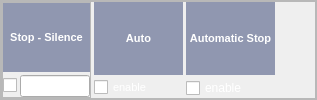
       <widget class="QFrame" name="frame_16">
        <property name="frameShape">
         <enum>QFrame::StyledPanel</enum>
        </property>
        <property name="frameShadow">
         <enum>QFrame::Raised</enum>
        </property>
        <layout class="QGridLayout" name="gridLayout_20">
         <property name="leftMargin">
          <number>0</number>
         </property>
         <property name="topMargin">
          <number>0</number>
         </property>
         <property name="rightMargin">
          <number>0</number>
         </property>
         <property name="bottomMargin">
          <number>0</number>
         </property>
         <item row="0" column="0" colspan="3">
          <widget class="QFrame" name="frame_15">
           <property name="frameShape">
            <enum>QFrame::StyledPanel</enum>
           </property>
           <property name="frameShadow">
            <enum>QFrame::Raised</enum>
           </property>
           <layout class="QGridLayout" name="gridLayout_19" columnstretch="1,1,1,0">
            <property name="leftMargin">
             <number>0</number>
            </property>
            <property name="topMargin">
             <number>0</number>
            </property>
            <property name="rightMargin">
             <number>0</number>
            </property>
            <property name="bottomMargin">
             <number>0</number>
            </property>
            <property name="spacing">
             <number>3</number>
            </property>
            <item row="1" column="1">
             <widget class="QCheckBox" name="checkBox_audioparams">
              <property name="palette">
               <palette>
                <active>
                 <colorrole role="WindowText">
                  <brush brushstyle="SolidPattern">
                   <color alpha="255">
                    <red>255</red>
                    <green>255</green>
                    <blue>255</blue>
                   </color>
                  </brush>
                 </colorrole>
                </active>
                <inactive>
                 <colorrole role="WindowText">
                  <brush brushstyle="SolidPattern">
                   <color alpha="255">
                    <red>255</red>
                    <green>255</green>
                    <blue>255</blue>
                   </color>
                  </brush>
                 </colorrole>
                </inactive>
                <disabled>
                 <colorrole role="WindowText">
                  <brush brushstyle="SolidPattern">
                   <color alpha="255">
                    <red>120</red>
                    <green>120</green>
                    <blue>120</blue>
                   </color>
                  </brush>
                 </colorrole>
                </disabled>
               </palette>
              </property>
              <property name="font">
               <font>
                <pointsize>8</pointsize>
                <weight>50</weight>
                <bold>false</bold>
               </font>
              </property>
              <property name="text">
               <string>enable</string>
              </property>
             </widget>
            </item>
            <item row="0" column="2">
             <widget class="QLabel" name="label_34">
              <property name="palette">
               <palette>
                <active>
                 <colorrole role="WindowText">
                  <brush brushstyle="SolidPattern">
                   <color alpha="255">
                    <red>255</red>
                    <green>255</green>
                    <blue>255</blue>
                   </color>
                  </brush>
                 </colorrole>
                 <colorrole role="Base">
                  <brush brushstyle="SolidPattern">
                   <color alpha="255">
                    <red>255</red>
                    <green>255</green>
                    <blue>255</blue>
                   </color>
                  </brush>
                 </colorrole>
                 <colorrole role="Window">
                  <brush brushstyle="SolidPattern">
                   <color alpha="255">
                    <red>144</red>
                    <green>151</green>
                    <blue>176</blue>
                   </color>
                  </brush>
                 </colorrole>
                </active>
                <inactive>
                 <colorrole role="WindowText">
                  <brush brushstyle="SolidPattern">
                   <color alpha="255">
                    <red>255</red>
                    <green>255</green>
                    <blue>255</blue>
                   </color>
                  </brush>
                 </colorrole>
                 <colorrole role="Base">
                  <brush brushstyle="SolidPattern">
                   <color alpha="255">
                    <red>255</red>
                    <green>255</green>
                    <blue>255</blue>
                   </color>
                  </brush>
                 </colorrole>
                 <colorrole role="Window">
                  <brush brushstyle="SolidPattern">
                   <color alpha="255">
                    <red>144</red>
                    <green>151</green>
                    <blue>176</blue>
                   </color>
                  </brush>
                 </colorrole>
                </inactive>
                <disabled>
                 <colorrole role="WindowText">
                  <brush brushstyle="SolidPattern">
                   <color alpha="255">
                    <red>120</red>
                    <green>120</green>
                    <blue>120</blue>
                   </color>
                  </brush>
                 </colorrole>
                 <colorrole role="Base">
                  <brush brushstyle="SolidPattern">
                   <color alpha="255">
                    <red>144</red>
                    <green>151</green>
                    <blue>176</blue>
                   </color>
                  </brush>
                 </colorrole>
                 <colorrole role="Window">
                  <brush brushstyle="SolidPattern">
                   <color alpha="255">
                    <red>144</red>
                    <green>151</green>
                    <blue>176</blue>
                   </color>
                  </brush>
                 </colorrole>
                </disabled>
               </palette>
              </property>
              <property name="font">
               <font>
                <pointsize>8</pointsize>
                <weight>75</weight>
                <bold>true</bold>
               </font>
              </property>
              <property name="autoFillBackground">
               <bool>true</bool>
              </property>
              <property name="text">
               <string>Automatic Stop</string>
              </property>
              <property name="alignment">
               <set>Qt::AlignCenter</set>
              </property>
             </widget>
            </item>
            <item row="1" column="2">
             <widget class="QCheckBox" name="checkBox_autostop">
              <property name="palette">
               <palette>
                <active>
                 <colorrole role="WindowText">
                  <brush brushstyle="SolidPattern">
                   <color alpha="255">
                    <red>255</red>
                    <green>255</green>
                    <blue>255</blue>
                   </color>
                  </brush>
                 </colorrole>
                </active>
                <inactive>
                 <colorrole role="WindowText">
                  <brush brushstyle="SolidPattern">
                   <color alpha="255">
                    <red>255</red>
                    <green>255</green>
                    <blue>255</blue>
                   </color>
                  </brush>
                 </colorrole>
                </inactive>
                <disabled>
                 <colorrole role="WindowText">
                  <brush brushstyle="SolidPattern">
                   <color alpha="255">
                    <red>120</red>
                    <green>120</green>
                    <blue>120</blue>
                   </color>
                  </brush>
                 </colorrole>
                </disabled>
               </palette>
              </property>
              <property name="text">
               <string>enable</string>
              </property>
             </widget>
            </item>
            <item row="0" column="3">
             <spacer name="horizontalSpacer_6">
              <property name="orientation">
               <enum>Qt::Horizontal</enum>
              </property>
              <property name="sizeHint" stdset="0">
               <size>
                <width>40</width>
                <height>20</height>
               </size>
              </property>
             </spacer>
            </item>
            <item row="0" column="1">
             <widget class="QLabel" name="label_15">
              <property name="palette">
               <palette>
                <active>
                 <colorrole role="WindowText">
                  <brush brushstyle="SolidPattern">
                   <color alpha="255">
                    <red>255</red>
                    <green>255</green>
                    <blue>255</blue>
                   </color>
                  </brush>
                 </colorrole>
                 <colorrole role="Base">
                  <brush brushstyle="SolidPattern">
                   <color alpha="255">
                    <red>255</red>
                    <green>255</green>
                    <blue>255</blue>
                   </color>
                  </brush>
                 </colorrole>
                 <colorrole role="Window">
                  <brush brushstyle="SolidPattern">
                   <color alpha="255">
                    <red>144</red>
                    <green>151</green>
                    <blue>176</blue>
                   </color>
                  </brush>
                 </colorrole>
                </active>
                <inactive>
                 <colorrole role="WindowText">
                  <brush brushstyle="SolidPattern">
                   <color alpha="255">
                    <red>255</red>
                    <green>255</green>
                    <blue>255</blue>
                   </color>
                  </brush>
                 </colorrole>
                 <colorrole role="Base">
                  <brush brushstyle="SolidPattern">
                   <color alpha="255">
                    <red>255</red>
                    <green>255</green>
                    <blue>255</blue>
                   </color>
                  </brush>
                 </colorrole>
                 <colorrole role="Window">
                  <brush brushstyle="SolidPattern">
                   <color alpha="255">
                    <red>144</red>
                    <green>151</green>
                    <blue>176</blue>
                   </color>
                  </brush>
                 </colorrole>
                </inactive>
                <disabled>
                 <colorrole role="WindowText">
                  <brush brushstyle="SolidPattern">
                   <color alpha="255">
                    <red>120</red>
                    <green>120</green>
                    <blue>120</blue>
                   </color>
                  </brush>
                 </colorrole>
                 <colorrole role="Base">
                  <brush brushstyle="SolidPattern">
                   <color alpha="255">
                    <red>144</red>
                    <green>151</green>
                    <blue>176</blue>
                   </color>
                  </brush>
                 </colorrole>
                 <colorrole role="Window">
                  <brush brushstyle="SolidPattern">
                   <color alpha="255">
                    <red>144</red>
                    <green>151</green>
                    <blue>176</blue>
                   </color>
                  </brush>
                 </colorrole>
                </disabled>
               </palette>
              </property>
              <property name="font">
               <font>
                <pointsize>8</pointsize>
                <weight>75</weight>
                <bold>true</bold>
               </font>
              </property>
              <property name="autoFillBackground">
               <bool>true</bool>
              </property>
              <property name="text">
               <string>Auto</string>
              </property>
              <property name="alignment">
               <set>Qt::AlignCenter</set>
              </property>
             </widget>
            </item>
            <item row="0" column="0" rowspan="2">
             <widget class="QFrame" name="frame_19">
              <property name="frameShape">
               <enum>QFrame::StyledPanel</enum>
              </property>
              <property name="frameShadow">
               <enum>QFrame::Raised</enum>
              </property>
              <layout class="QGridLayout" name="gridLayout_23">
               <property name="leftMargin">
                <number>0</number>
               </property>
               <property name="topMargin">
                <number>0</number>
               </property>
               <property name="rightMargin">
                <number>0</number>
               </property>
               <property name="bottomMargin">
                <number>0</number>
               </property>
               <property name="spacing">
                <number>3</number>
               </property>
               <item row="1" column="0">
                <widget class="QCheckBox" name="checkBox_stopsilence">
                 <property name="text">
                  <string/>
                 </property>
                </widget>
               </item>
               <item row="1" column="1">
                <widget class="QLineEdit" name="lineEdit_stopsilence"/>
               </item>
               <item row="0" column="0" colspan="2">
                <widget class="QLabel" name="label_3">
                 <property name="palette">
                  <palette>
                   <active>
                    <colorrole role="WindowText">
                     <brush brushstyle="SolidPattern">
                      <color alpha="255">
                       <red>255</red>
                       <green>255</green>
                       <blue>255</blue>
                      </color>
                     </brush>
                    </colorrole>
                    <colorrole role="Base">
                     <brush brushstyle="SolidPattern">
                      <color alpha="255">
                       <red>255</red>
                       <green>255</green>
                       <blue>255</blue>
                      </color>
                     </brush>
                    </colorrole>
                    <colorrole role="Window">
                     <brush brushstyle="SolidPattern">
                      <color alpha="255">
                       <red>144</red>
                       <green>151</green>
                       <blue>176</blue>
                      </color>
                     </brush>
                    </colorrole>
                   </active>
                   <inactive>
                    <colorrole role="WindowText">
                     <brush brushstyle="SolidPattern">
                      <color alpha="255">
                       <red>255</red>
                       <green>255</green>
                       <blue>255</blue>
                      </color>
                     </brush>
                    </colorrole>
                    <colorrole role="Base">
                     <brush brushstyle="SolidPattern">
                      <color alpha="255">
                       <red>255</red>
                       <green>255</green>
                       <blue>255</blue>
                      </color>
                     </brush>
                    </colorrole>
                    <colorrole role="Window">
                     <brush brushstyle="SolidPattern">
                      <color alpha="255">
                       <red>144</red>
                       <green>151</green>
                       <blue>176</blue>
                      </color>
                     </brush>
                    </colorrole>
                   </inactive>
                   <disabled>
                    <colorrole role="WindowText">
                     <brush brushstyle="SolidPattern">
                      <color alpha="255">
                       <red>120</red>
                       <green>120</green>
                       <blue>120</blue>
                      </color>
                     </brush>
                    </colorrole>
                    <colorrole role="Base">
                     <brush brushstyle="SolidPattern">
                      <color alpha="255">
                       <red>144</red>
                       <green>151</green>
                       <blue>176</blue>
                      </color>
                     </brush>
                    </colorrole>
                    <colorrole role="Window">
                     <brush brushstyle="SolidPattern">
                      <color alpha="255">
                       <red>144</red>
                       <green>151</green>
                       <blue>176</blue>
                      </color>
                     </brush>
                    </colorrole>
                   </disabled>
                  </palette>
                 </property>
                 <property name="font">
                  <font>
                   <pointsize>8</pointsize>
                   <weight>75</weight>
                   <bold>true</bold>
                  </font>
                 </property>
                 <property name="autoFillBackground">
                  <bool>true</bool>
                 </property>
                 <property name="text">
                  <string>Stop - Silence</string>
                 </property>
                 <property name="alignment">
                  <set>Qt::AlignCenter</set>
                 </property>
                </widget>
               </item>
              </layout>
             </widget>
            </item>
           </layout>
          </widget>
         </item>
        </layout>
       </widget>
